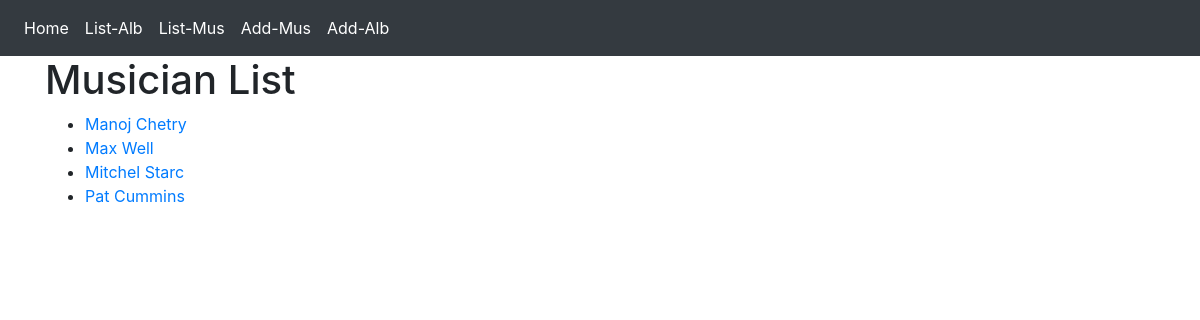
The app's page /music_album/musician_list/ with its own data.
### music_album/models.py (models this page shows, shortened)
class Musician(models.Model):
    first_name = models.CharField(max_length=50)
    last_name = models.CharField(max_length=50)
    instrument = models.CharField(max_length=100)

### music_album/views.py (the view)
# urls.py: path('musician_list/', views.musician_list, name='musician_list'),
def musician_list(request):
    get_musicians = Musician.objects.order_by('first_name')
    musician_data = {
        'title': 'List of Musicians',
        'musician_list': get_musicians,
    }
    return render(request, 'music_album/musician_list.html', context=musician_data)

### templates/music_album/musician_list.html
{% extends "layout/base_ma.html" %}
{% load my_filters %}
{% block body_block %}
<h1>Musician List</h1>
<ul>
    {% if musician_list %}
    {% for musician in musician_list %}
    <li><a href="{% url 'music_album:individual_album_list' artist_id=musician.id %}">{{ musician.first_name }} {{ musician.last_name }}</a></li>
    {% endfor %}
    {% else %}
    <h3>No Musicians found in the Database</h3>
    {% endif %}
</ul>
{% endblock %}

### templates/layout/base_ma.html (shortened to what this page needs)
<!DOCTYPE html>
<html lang="en" dir="ltr">
  <head>
    <link rel="stylesheet" href="https://cdn.jsdelivr.net/npm/bootstrap@4.4.1/dist/css/bootstrap.min.css">
  </head>
  <body>
    <nav class="navbar navbar-expand-lg navbar-dark bg-dark">
        <div class="navbar-nav">
          <a class="nav-item nav-link active" href="{% url 'music_album:home_page' %}">Home</a>
          <a class="nav-item nav-link active" href="{% url 'music_album:album_list' %}">List-Alb</a>
          <a class="nav-item nav-link active" href="{% url 'music_album:musician_list' %}">List-Mus</a>
          <a class="nav-item nav-link active" href="{% url 'music_album:musician_form' %}">Add-Mus</a>
          <a class="nav-item nav-link active" href="{% url 'music_album:album_form' %}">Add-Alb</a>
        </div>
    </nav>
    <div class="container">
        {% block body_block %}
        {% endblock %}
    </div>
  </body>
</html>

### records on screen
Musician: first_name "Manoj", last_name "Chetry"
Musician: first_name "Max", last_name "Well"
Musician: first_name "Mitchel", last_name "Starc"
Musician: first_name "Pat", last_name "Cummins"
